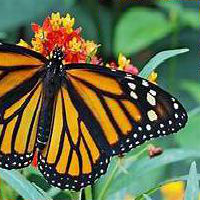
#> input picture img/ans.png, 200 x 200 px
$ jupyter execute --allow-errors main2.ipynb
#> lines starting #> are read from the running program, lines starting #| are printed output that depends on the picture
1.Import

[cell 1]
import numpy as np
import cv2 as cv
import matplotlib.pyplot as plt
import matplotlib.patches as patches

2.Read Complete Img

[cell 2]
img1 = cv.imread('img/ans.png')          # queryImage
#> img1 is the input picture: shape (200, 200, 3); mean B, G, R 70.8, 108.4, 101.7
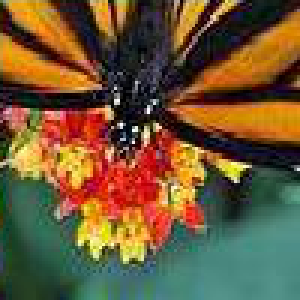
#> input picture img/image1.png, 100 x 100 px (shown 3 times larger)
#> further down, img2 is the input picture: shape (100, 100, 3); mean B, G, R 53.7, 87.4, 110.1
#> pass 2 of the loop `for part in range(1,5):`:
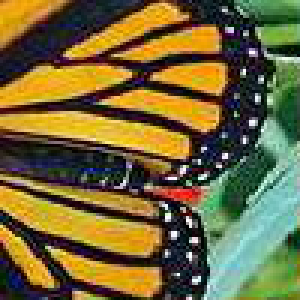
#> input picture img/image2.png, 100 x 100 px (shown 3 times larger)
#> img2 is the input picture: shape (100, 100, 3); mean B, G, R 57.1, 104.5, 115.5
#> pass 3 of the loop `for part in range(1,5):`:
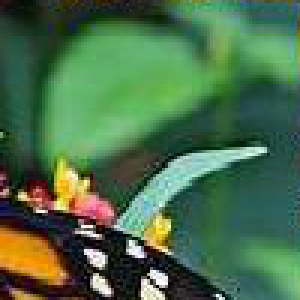
#> input picture img/image3.png, 100 x 100 px (shown 3 times larger)
#> img2 is the input picture: shape (100, 100, 3); mean B, G, R 74.3, 109.9, 74.2
#> `kp1, des1 = sift.detectAndCompute(img1,None)`: kp1 = 419 keypoints; strongest (x, y, size): (176, 106, 3.1), (135, 135, 2.3), (170, 122, 2.1), (102, 171, 1.9)
#> `kp2, des2 = sift.detectAndCompute(img2,None)`: kp2 = 82 keypoints; strongest (x, y, size): (48, 45, 1.9), (36, 37, 2.6), (73, 3, 1.9), (32, 85, 2)
#> `matches = bf.knnMatch(des1,des2,k=2)`: matches = 419 matches
#> the loop `for m,n in matches:` made 419 passes
#> after the loop `for m,n in matches:`: area = [60, 3, 4, 2, 0]; good = 69 matches
#> `img3 = cv.drawMatchesKnn(img1,kp1,img2,kp2,good,None,flags=cv.DrawMatc..`:
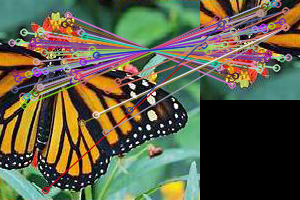
#> img3: shape (200, 300, 3); mean B, G, R 70.5, 92.9, 93.2
#> `areaCode=area.index(max(area))`: areaCode = 0
#| Match point sum:[60, 3, 4, 2, 0]; Prediect Area:0
#> `plt.imshow(img3),plt.show()`:
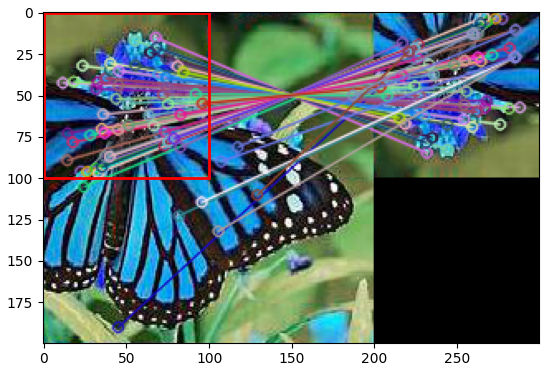
#> figure drawn by matplotlib, 1 panel; B, G, R data is drawn as R, G, B
#> pass 2 of the loop `for part in range(1,5):`:
#> kp2 = 120 keypoints; strongest (x, y, size): (65, 93, 1.9), (52, 25, 1.9), (23, 18, 2.1), (18, 84, 2.5)
#> the loop `for m,n in matches:` made 419 passes
#> after the loop `for m,n in matches:`: area = [3, 0, 101, 2, 0]; good = 106 matches
#> `img3 = cv.drawMatchesKnn(img1,kp1,img2,kp2,good,None,flags=cv.DrawMatc..`:
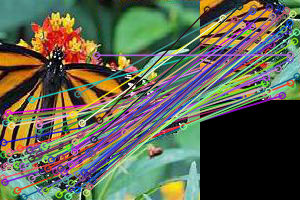
#> img3: shape (200, 300, 3); mean B, G, R 80.3, 98.9, 94.8
#> areaCode = 2
#| Match point sum:[3, 0, 101, 2, 0]; Prediect Area:2
#> `plt.imshow(img3),plt.show()`:
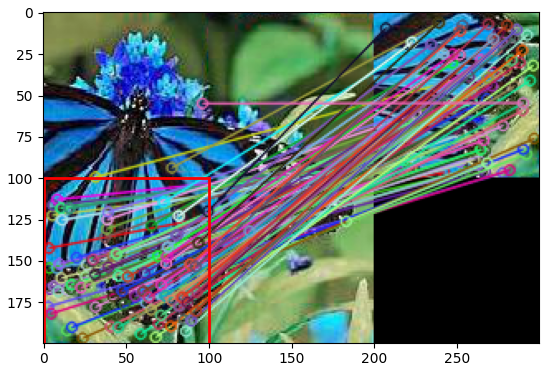
#> figure drawn by matplotlib, 1 panel; B, G, R data is drawn as R, G, B
#> pass 3 of the loop `for part in range(1,5):`:
#> kp2 = 65 keypoints; strongest (x, y, size): (32, 86, 3.9), (45, 83, 3.1), (54, 93, 2.8), (35, 97, 2.2)
#> the loop `for m,n in matches:` made 419 passes
#> after the loop `for m,n in matches:`: area = [3, 52, 2, 3, 0]; good = 60 matches
#> `img3 = cv.drawMatchesKnn(img1,kp1,img2,kp2,good,None,flags=cv.DrawMatc..`:
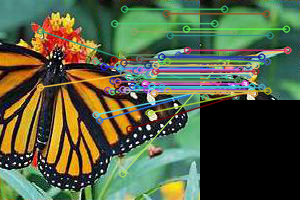
#> img3: shape (200, 300, 3); mean B, G, R 66.5, 95.3, 84.1
#> areaCode = 1
#| Match point sum:[3, 52, 2, 3, 0]; Prediect Area:1
#> `plt.imshow(img3),plt.show()`:
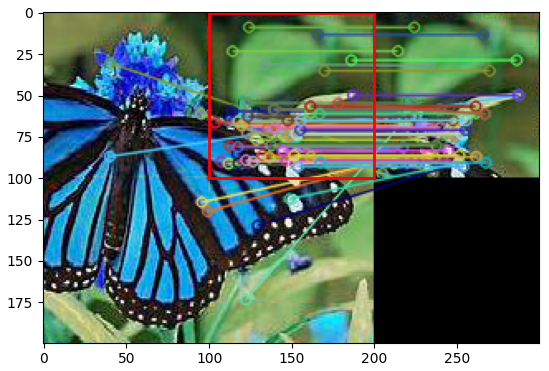
#> figure drawn by matplotlib, 1 panel; B, G, R data is drawn as R, G, B
plt.imshow(img1),plt.show()

grid=220
#> (the rest of this cell did not finish here and is left out)

3. Matching partial img with complete img and detect position

#> (a cell that did not finish here is left out)
